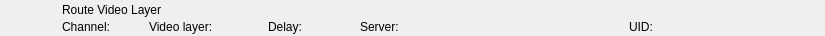
<?xml version="1.0" encoding="UTF-8"?>
<ui version="4.0">
 <class>RundownRouteVideolayerWidget</class>
 <widget class="QWidget" name="RundownRouteVideolayerWidget">
  <property name="geometry">
   <rect>
    <x>0</x>
    <y>0</y>
    <width>825</width>
    <height>36</height>
   </rect>
  </property>
  <property name="styleSheet">
   <string notr="true"/>
  </property>
  <layout class="QHBoxLayout" name="horizontalLayout">
   <property name="spacing">
    <number>0</number>
   </property>
   <property name="margin">
    <number>0</number>
   </property>
   <item>
    <widget class="QFrame" name="frameItem">
     <property name="sizePolicy">
      <sizepolicy hsizetype="Preferred" vsizetype="Fixed">
       <horstretch>0</horstretch>
       <verstretch>0</verstretch>
      </sizepolicy>
     </property>
     <property name="minimumSize">
      <size>
       <width>0</width>
       <height>36</height>
      </size>
     </property>
     <widget class="QLabel" name="labelIcon">
      <property name="geometry">
       <rect>
        <x>22</x>
        <y>2</y>
        <width>32</width>
        <height>32</height>
       </rect>
      </property>
      <property name="text">
       <string/>
      </property>
      <property name="pixmap">
       <pixmap resource="../Widgets.qrc">:/Graphics/Images/RouteVideolayer.png</pixmap>
      </property>
      <property name="scaledContents">
       <bool>true</bool>
      </property>
     </widget>
     <widget class="QLabel" name="labelLabel">
      <property name="geometry">
       <rect>
        <x>62</x>
        <y>2</y>
        <width>533</width>
        <height>16</height>
       </rect>
      </property>
      <property name="text">
       <string>Route Video Layer</string>
      </property>
     </widget>
     <widget class="QLabel" name="labelChannel">
      <property name="geometry">
       <rect>
        <x>62</x>
        <y>19</y>
        <width>78</width>
        <height>16</height>
       </rect>
      </property>
      <property name="text">
       <string>Channel:</string>
      </property>
     </widget>
     <widget class="QLabel" name="labelVideolayer">
      <property name="geometry">
       <rect>
        <x>149</x>
        <y>19</y>
        <width>110</width>
        <height>16</height>
       </rect>
      </property>
      <property name="text">
       <string>Video layer:</string>
      </property>
     </widget>
     <widget class="QLabel" name="labelColor">
      <property name="geometry">
       <rect>
        <x>0</x>
        <y>0</y>
        <width>18</width>
        <height>36</height>
       </rect>
      </property>
      <property name="text">
       <string/>
      </property>
     </widget>
     <widget class="QLabel" name="labelGroupColor">
      <property name="geometry">
       <rect>
        <x>0</x>
        <y>0</y>
        <width>6</width>
        <height>36</height>
       </rect>
      </property>
      <property name="text">
       <string/>
      </property>
     </widget>
     <widget class="QLabel" name="labelDevice">
      <property name="geometry">
       <rect>
        <x>360</x>
        <y>19</y>
        <width>260</width>
        <height>16</height>
       </rect>
      </property>
      <property name="text">
       <string>Server:</string>
      </property>
     </widget>
     <widget class="QLabel" name="labelDelay">
      <property name="geometry">
       <rect>
        <x>268</x>
        <y>19</y>
        <width>83</width>
        <height>16</height>
       </rect>
      </property>
      <property name="text">
       <string>Delay:</string>
      </property>
     </widget>
     <widget class="QLabel" name="labelRemoteTriggerId">
      <property name="geometry">
       <rect>
        <x>629</x>
        <y>19</y>
        <width>111</width>
        <height>16</height>
       </rect>
      </property>
      <property name="text">
       <string>UID:</string>
      </property>
     </widget>
    </widget>
   </item>
   <item>
    <widget class="QFrame" name="frameStatus">
     <property name="minimumSize">
      <size>
       <width>77</width>
       <height>0</height>
      </size>
     </property>
     <property name="maximumSize">
      <size>
       <width>77</width>
       <height>16777215</height>
      </size>
     </property>
     <widget class="QLabel" name="labelGpiConnected">
      <property name="geometry">
       <rect>
        <x>1</x>
        <y>2</y>
        <width>32</width>
        <height>32</height>
       </rect>
      </property>
      <property name="minimumSize">
       <size>
        <width>32</width>
        <height>32</height>
       </size>
      </property>
      <property name="maximumSize">
       <size>
        <width>32</width>
        <height>32</height>
       </size>
      </property>
      <property name="lineWidth">
       <number>0</number>
      </property>
      <property name="text">
       <string/>
      </property>
      <property name="pixmap">
       <pixmap resource="../Widgets.qrc">:/Graphics/Images/GpiConnected.png</pixmap>
      </property>
      <property name="scaledContents">
       <bool>true</bool>
      </property>
     </widget>
     <widget class="QLabel" name="labelDisconnected">
      <property name="geometry">
       <rect>
        <x>32</x>
        <y>2</y>
        <width>32</width>
        <height>32</height>
       </rect>
      </property>
      <property name="minimumSize">
       <size>
        <width>32</width>
        <height>32</height>
       </size>
      </property>
      <property name="maximumSize">
       <size>
        <width>32</width>
        <height>32</height>
       </size>
      </property>
      <property name="text">
       <string/>
      </property>
      <property name="pixmap">
       <pixmap resource="../Widgets.qrc">:/Graphics/Images/Disconnected.png</pixmap>
      </property>
      <property name="scaledContents">
       <bool>true</bool>
      </property>
     </widget>
     <widget class="QLabel" name="labelActiveColor">
      <property name="geometry">
       <rect>
        <x>69</x>
        <y>0</y>
        <width>8</width>
        <height>36</height>
       </rect>
      </property>
      <property name="minimumSize">
       <size>
        <width>8</width>
        <height>36</height>
       </size>
      </property>
      <property name="maximumSize">
       <size>
        <width>8</width>
        <height>36</height>
       </size>
      </property>
      <property name="text">
       <string/>
      </property>
     </widget>
    </widget>
   </item>
  </layout>
 </widget>
 <resources>
  <include location="../Widgets.qrc"/>
 </resources>
 <connections/>
 <slots>
  <slot>addToCombo()</slot>
 </slots>
</ui>
